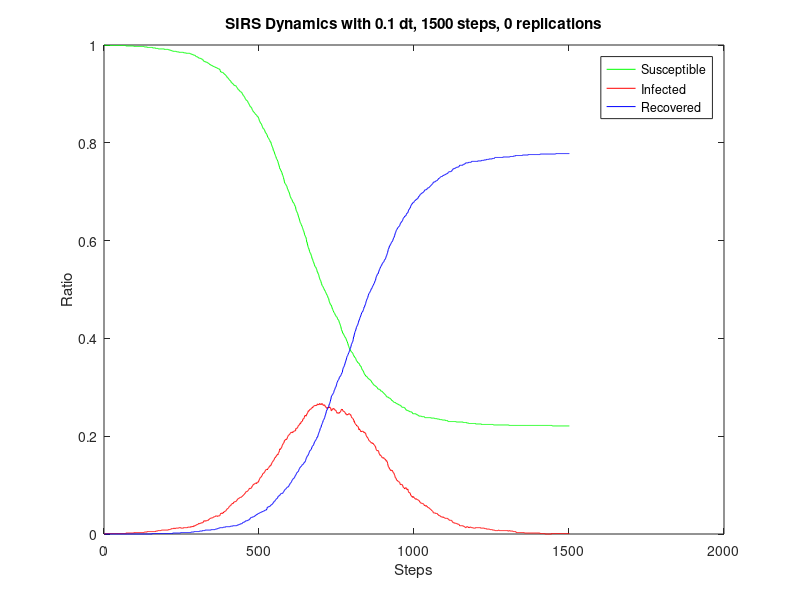

Write the MATLAB code that produced this figure.
steps = 1500;
dt = 0.1;
replications = 0;
dynamics = [
1.000,0.000,0.000;
1.000,0.000,0.000;
1.000,0.000,0.000;
1.000,0.000,0.000;
0.999,0.001,0.000;
0.999,0.001,0.000;
0.999,0.001,0.000;
0.999,0.001,0.000;
0.999,0.001,0.000;
0.999,0.001,0.000;
0.999,0.001,0.000;
0.999,0.001,0.000;
0.999,0.001,0.000;
0.999,0.001,0.000;
0.999,0.001,0.000;
0.999,0.001,0.000;
0.999,0.001,0.000;
0.999,0.001,0.000;
0.999,0.001,0.000;
0.999,0.001,0.000;
0.999,0.001,0.000;
0.999,0.001,0.000;
0.999,0.001,0.000;
0.999,0.001,0.000;
0.999,0.001,0.000;
0.999,0.001,0.000;
0.999,0.001,0.000;
0.999,0.001,0.000;
0.999,0.001,0.000;
0.999,0.001,0.000;
0.999,0.001,0.000;
0.999,0.001,0.000;
0.999,0.001,0.000;
0.999,0.001,0.000;
0.999,0.001,0.000;
0.999,0.001,0.000;
0.999,0.001,0.000;
0.999,0.001,0.000;
0.999,0.001,0.000;
0.999,0.001,0.000;
0.999,0.001,0.000;
0.999,0.001,0.000;
0.999,0.001,0.000;
0.999,0.001,0.000;
0.999,0.001,0.000;
0.999,0.001,0.000;
0.999,0.001,0.000;
0.999,0.001,0.000;
0.999,0.001,0.000;
0.999,0.001,0.000;
0.999,0.001,0.000;
0.999,0.001,0.000;
0.999,0.001,0.000;
0.999,0.001,0.000;
0.999,0.001,0.000;
0.999,0.001,0.000;
0.999,0.001,0.000;
0.999,0.001,0.000;
0.999,0.001,0.000;
0.999,0.001,0.000;
0.999,0.001,0.000;
0.999,0.001,0.000;
0.999,0.001,0.000;
0.999,0.001,0.000;
0.999,0.001,0.000;
0.999,0.001,0.000;
0.999,0.001,0.000;
0.999,0.001,0.000;
0.999,0.001,0.000;
0.999,0.001,0.000;
0.998,0.002,0.000;
0.998,0.002,0.000;
0.998,0.002,0.000;
0.998,0.002,0.000;
0.998,0.002,0.000;
0.998,0.002,0.000;
0.998,0.002,0.000;
0.998,0.002,0.000;
0.998,0.002,0.000;
0.998,0.002,0.000;
0.998,0.002,0.000;
0.998,0.002,0.000;
0.998,0.002,0.000;
0.998,0.002,0.000;
0.998,0.002,0.000;
0.998,0.002,0.000;
0.998,0.002,0.000;
0.998,0.002,0.000;
0.998,0.002,0.000;
0.998,0.002,0.000;
0.998,0.002,0.000;
0.998,0.002,0.000;
0.998,0.002,0.000;
0.998,0.002,0.000;
0.998,0.002,0.000;
0.998,0.002,0.000;
0.997,0.003,0.000;
0.997,0.003,0.000;
0.997,0.003,0.000;
0.997,0.003,0.000;
0.997,0.003,0.000;
0.997,0.003,0.000;
0.997,0.003,0.000;
0.997,0.003,0.000;
0.997,0.003,0.000;
0.997,0.003,0.000;
0.997,0.003,0.000;
0.997,0.003,0.000;
0.997,0.003,0.000;
0.997,0.003,0.000;
0.997,0.003,0.000;
0.997,0.003,0.000;
0.997,0.003,0.000;
0.997,0.003,0.000;
0.997,0.003,0.000;
0.997,0.003,0.000;
0.997,0.003,0.000;
0.997,0.003,0.000;
0.997,0.003,0.000;
0.997,0.003,0.000;
0.997,0.003,0.000;
0.997,0.003,0.000;
0.997,0.003,0.000;
0.997,0.003,0.000;
0.997,0.003,0.000;
0.997,0.003,0.000;
0.997,0.003,0.000;
0.997,0.003,0.000;
0.997,0.003,0.000;
0.996,0.004,0.000;
0.996,0.004,0.000;
0.996,0.004,0.000;
0.996,0.004,0.000;
0.996,0.004,0.000;
0.996,0.004,0.000;
0.996,0.004,0.000;
0.996,0.004,0.000;
0.996,0.004,0.000;
0.996,0.004,0.000;
0.995,0.005,0.000;
0.995,0.005,0.000;
0.995,0.005,0.000;
0.995,0.005,0.000;
0.995,0.005,0.000;
0.995,0.005,0.000;
0.995,0.005,0.000;
0.995,0.005,0.000;
0.995,0.005,0.000;
0.995,0.005,0.000;
0.995,0.005,0.000;
0.995,0.005,0.000;
0.995,0.005,0.000;
0.995,0.005,0.000;
0.995,0.005,0.000;
0.995,0.005,0.000;
0.995,0.005,0.001;
0.994,0.005,0.001;
0.994,0.005,0.001;
0.994,0.005,0.001;
0.994,0.005,0.001;
0.994,0.005,0.001;
0.994,0.005,0.001;
0.994,0.005,0.001;
0.994,0.005,0.001;
0.994,0.005,0.001;
0.994,0.005,0.001;
0.993,0.006,0.001;
0.993,0.006,0.001;
0.993,0.006,0.001;
0.993,0.006,0.001;
0.993,0.006,0.001;
0.993,0.006,0.001;
0.993,0.006,0.001;
0.993,0.007,0.001;
0.992,0.007,0.001;
0.992,0.007,0.001;
0.992,0.007,0.001;
0.992,0.007,0.001;
0.992,0.007,0.001;
0.992,0.007,0.001;
0.992,0.007,0.001;
0.992,0.007,0.001;
0.992,0.007,0.001;
0.992,0.007,0.001;
0.992,0.008,0.001;
0.992,0.008,0.001;
0.992,0.008,0.001;
0.992,0.008,0.001;
0.992,0.008,0.001;
0.992,0.008,0.001;
0.992,0.008,0.001;
0.992,0.008,0.001;
0.992,0.008,0.001;
0.992,0.008,0.001;
0.991,0.008,0.001;
0.991,0.008,0.001;
0.991,0.008,0.001;
0.991,0.008,0.001;
0.991,0.008,0.001;
0.991,0.008,0.001;
0.991,0.008,0.001;
0.991,0.008,0.001;
0.991,0.008,0.001;
0.991,0.008,0.001;
0.991,0.008,0.001;
0.991,0.008,0.001;
0.991,0.008,0.001;
0.990,0.009,0.001;
0.990,0.009,0.001;
0.990,0.009,0.001;
0.990,0.009,0.001;
0.990,0.009,0.001;
0.990,0.009,0.001;
0.989,0.010,0.001;
0.989,0.010,0.001;
0.989,0.010,0.001;
0.989,0.010,0.001;
0.988,0.011,0.001;
0.988,0.011,0.001;
0.988,0.011,0.001;
0.988,0.011,0.001;
0.988,0.011,0.002;
0.987,0.011,0.002;
0.987,0.011,0.002;
0.987,0.012,0.002;
0.987,0.012,0.002;
0.987,0.012,0.002;
0.987,0.011,0.002;
0.987,0.011,0.002;
0.987,0.011,0.002;
0.987,0.012,0.002;
0.987,0.012,0.002;
0.987,0.012,0.002;
0.986,0.012,0.002;
0.986,0.012,0.002;
0.986,0.012,0.002;
0.986,0.012,0.002;
0.986,0.012,0.002;
0.986,0.012,0.002;
0.986,0.012,0.002;
0.986,0.012,0.002;
0.985,0.013,0.002;
0.985,0.013,0.002;
0.985,0.013,0.002;
0.985,0.013,0.002;
0.985,0.013,0.002;
0.985,0.013,0.002;
0.985,0.012,0.003;
0.985,0.012,0.003;
0.985,0.012,0.003;
0.985,0.012,0.003;
0.985,0.012,0.003;
0.985,0.012,0.003;
0.985,0.012,0.003;
0.985,0.012,0.003;
0.985,0.012,0.003;
0.984,0.013,0.003;
0.984,0.013,0.003;
0.984,0.013,0.003;
0.984,0.013,0.003;
0.984,0.013,0.003;
0.984,0.013,0.003;
0.984,0.013,0.003;
0.984,0.013,0.003;
0.983,0.013,0.003;
0.983,0.013,0.003;
0.983,0.013,0.003;
0.983,0.013,0.003;
0.983,0.013,0.003;
0.983,0.014,0.003;
0.983,0.014,0.003;
0.983,0.014,0.003;
0.983,0.014,0.003;
0.983,0.014,0.003;
0.983,0.014,0.003;
0.983,0.014,0.003;
0.983,0.014,0.003;
0.982,0.014,0.003;
0.982,0.014,0.003;
0.982,0.015,0.003;
0.982,0.014,0.004;
0.981,0.015,0.004;
0.981,0.015,0.004;
0.981,0.015,0.004;
0.981,0.015,0.004;
0.980,0.016,0.004;
0.980,0.015,0.004;
0.980,0.015,0.004;
0.980,0.016,0.004;
0.979,0.017,0.004;
0.979,0.016,0.005;
0.979,0.016,0.005;
0.979,0.017,0.005;
0.979,0.017,0.005;
0.978,0.017,0.005;
0.977,0.018,0.005;
0.977,0.018,0.005;
0.976,0.019,0.005;
0.976,0.019,0.005;
0.976,0.019,0.005;
0.976,0.019,0.005;
0.975,0.020,0.005;
0.975,0.020,0.005;
0.975,0.020,0.005;
0.974,0.021,0.005;
0.973,0.022,0.005;
0.973,0.021,0.005;
0.973,0.021,0.006;
0.973,0.021,0.006;
0.973,0.022,0.006;
0.973,0.022,0.006;
0.972,0.022,0.006;
0.972,0.022,0.006;
0.972,0.023,0.006;
0.971,0.023,0.006;
0.971,0.023,0.006;
0.971,0.023,0.006;
0.971,0.023,0.007;
0.970,0.023,0.007;
0.968,0.025,0.007;
0.968,0.025,0.007;
0.967,0.027,0.007;
0.967,0.027,0.007;
0.966,0.027,0.007;
0.966,0.027,0.007;
0.966,0.026,0.008;
0.966,0.027,0.008;
0.965,0.027,0.008;
0.965,0.027,0.008;
0.965,0.027,0.008;
0.965,0.027,0.008;
0.965,0.027,0.008;
0.964,0.028,0.008;
0.964,0.028,0.008;
0.963,0.028,0.008;
0.963,0.028,0.008;
0.963,0.028,0.008;
0.962,0.030,0.008;
0.962,0.030,0.008;
0.961,0.030,0.008;
0.960,0.031,0.008;
0.960,0.032,0.008;
0.960,0.032,0.008;
0.960,0.032,0.008;
0.959,0.032,0.008;
0.958,0.033,0.009;
0.958,0.033,0.009;
0.958,0.033,0.009;
0.958,0.033,0.009;
0.957,0.033,0.009;
0.957,0.033,0.009;
0.957,0.034,0.009;
0.956,0.035,0.009;
0.956,0.035,0.009;
0.956,0.035,0.009;
0.955,0.035,0.009;
0.955,0.035,0.009;
0.955,0.036,0.009;
0.955,0.036,0.010;
0.954,0.037,0.010;
0.954,0.037,0.010;
0.954,0.037,0.010;
0.953,0.037,0.010;
0.953,0.037,0.010;
0.953,0.036,0.011;
0.953,0.036,0.011;
0.952,0.037,0.011;
0.952,0.037,0.011;
0.951,0.037,0.012;
0.951,0.037,0.012;
0.951,0.037,0.012;
0.951,0.037,0.012;
0.951,0.037,0.012;
0.949,0.038,0.013;
0.948,0.040,0.013;
0.945,0.042,0.013;
0.945,0.042,0.013;
0.945,0.042,0.013;
0.945,0.042,0.013;
0.944,0.043,0.013;
0.944,0.043,0.013;
0.944,0.042,0.013;
0.944,0.043,0.013;
0.943,0.043,0.013;
0.943,0.043,0.014;
0.942,0.045,0.014;
0.941,0.045,0.014;
0.941,0.045,0.014;
0.940,0.046,0.014;
0.940,0.046,0.014;
0.939,0.047,0.014;
0.939,0.047,0.014;
0.938,0.047,0.015;
0.937,0.048,0.015;
0.936,0.050,0.015;
0.936,0.050,0.015;
0.934,0.051,0.015;
0.933,0.052,0.015;
0.933,0.052,0.015;
0.933,0.052,0.015;
0.932,0.053,0.015;
0.931,0.054,0.015;
0.930,0.055,0.015;
0.929,0.056,0.015;
0.928,0.057,0.015;
0.928,0.057,0.015;
0.927,0.058,0.015;
0.927,0.058,0.016;
0.926,0.058,0.016;
0.924,0.060,0.016;
0.923,0.061,0.016;
0.923,0.061,0.016;
0.922,0.062,0.016;
0.922,0.062,0.016;
0.921,0.063,0.016;
0.921,0.062,0.017;
0.920,0.063,0.017;
0.919,0.065,0.017;
0.918,0.065,0.017;
0.918,0.065,0.017;
0.917,0.066,0.017;
0.917,0.066,0.017;
0.917,0.066,0.017;
0.917,0.066,0.017;
0.917,0.067,0.017;
0.916,0.067,0.017;
0.915,0.067,0.017;
0.914,0.068,0.017;
0.913,0.070,0.018;
0.912,0.070,0.018;
0.911,0.071,0.018;
0.910,0.072,0.018;
0.909,0.072,0.019;
0.908,0.073,0.019;
0.908,0.073,0.019;
0.908,0.073,0.019;
0.907,0.074,0.020;
0.906,0.074,0.020;
0.905,0.075,0.020;
0.904,0.075,0.020;
0.904,0.075,0.021;
0.904,0.075,0.021;
0.904,0.075,0.021;
0.903,0.076,0.021;
0.902,0.077,0.021;
0.901,0.077,0.022;
0.899,0.078,0.023;
0.899,0.078,0.023;
0.897,0.079,0.024;
0.896,0.080,0.024;
0.896,0.080,0.024;
0.895,0.081,0.024;
0.894,0.082,0.025;
0.893,0.082,0.025;
0.891,0.084,0.025;
0.890,0.084,0.026;
0.889,0.085,0.027;
0.888,0.086,0.027;
0.887,0.087,0.027;
0.887,0.087,0.027;
0.886,0.087,0.027;
0.886,0.087,0.027;
0.885,0.088,0.028;
0.884,0.088,0.028;
0.882,0.089,0.028;
0.881,0.090,0.029;
0.880,0.091,0.029;
0.879,0.092,0.029;
0.878,0.093,0.029;
0.876,0.094,0.030;
0.875,0.093,0.032;
0.874,0.093,0.032;
0.874,0.093,0.033;
0.873,0.094,0.033;
0.872,0.094,0.034;
0.872,0.095,0.034;
0.870,0.096,0.034;
0.868,0.098,0.034;
0.867,0.098,0.035;
0.866,0.099,0.035;
0.864,0.101,0.035;
0.864,0.101,0.035;
0.863,0.102,0.035;
0.862,0.102,0.036;
0.862,0.102,0.036;
0.861,0.102,0.037;
0.860,0.103,0.037;
0.859,0.104,0.037;
0.858,0.104,0.038;
0.858,0.104,0.038;
0.857,0.104,0.039;
0.857,0.103,0.040;
0.856,0.104,0.040;
0.854,0.106,0.040;
0.854,0.106,0.040;
0.854,0.106,0.041;
0.852,0.106,0.042;
0.852,0.106,0.042;
0.850,0.108,0.042;
0.848,0.110,0.042;
0.846,0.111,0.043;
0.844,0.113,0.043;
0.843,0.114,0.043;
0.842,0.115,0.044;
0.840,0.116,0.044;
0.840,0.116,0.044;
0.839,0.117,0.045;
0.838,0.117,0.045;
0.836,0.119,0.045;
0.835,0.120,0.045;
0.833,0.121,0.046;
0.831,0.123,0.046;
0.830,0.124,0.046;
0.829,0.124,0.047;
0.829,0.124,0.047;
0.828,0.125,0.047;
0.827,0.126,0.047;
0.826,0.126,0.048;
0.824,0.128,0.048;
0.822,0.129,0.049;
0.821,0.130,0.049;
0.820,0.131,0.049;
0.819,0.132,0.049;
0.819,0.132,0.049;
0.817,0.132,0.051;
0.816,0.132,0.052;
0.814,0.131,0.055;
0.812,0.133,0.055;
0.811,0.134,0.055;
0.810,0.135,0.055;
0.809,0.135,0.056;
0.808,0.136,0.056;
0.807,0.138,0.056;
0.806,0.138,0.056;
0.805,0.139,0.057;
0.802,0.140,0.057;
0.802,0.139,0.058;
0.802,0.140,0.059;
0.799,0.141,0.059;
0.797,0.144,0.060;
0.795,0.144,0.060;
0.793,0.146,0.061;
0.792,0.147,0.061;
0.790,0.148,0.062;
0.789,0.148,0.063;
0.785,0.150,0.064;
0.784,0.151,0.064;
0.783,0.151,0.066;
0.782,0.152,0.067;
0.779,0.155,0.067;
0.777,0.156,0.067;
0.776,0.156,0.068;
0.774,0.156,0.069;
0.772,0.158,0.070;
0.771,0.158,0.071;
0.768,0.160,0.072;
0.767,0.161,0.072;
0.766,0.161,0.073;
0.765,0.162,0.073;
0.763,0.163,0.074;
0.762,0.162,0.076;
0.759,0.165,0.077;
0.757,0.166,0.077;
0.755,0.167,0.078;
0.753,0.168,0.078;
0.750,0.171,0.079;
0.747,0.174,0.079;
0.747,0.174,0.080;
0.746,0.173,0.081;
0.744,0.174,0.082;
0.742,0.176,0.082;
0.742,0.176,0.083;
0.740,0.177,0.083;
0.739,0.179,0.083;
0.736,0.181,0.083;
0.734,0.183,0.083;
0.733,0.183,0.084;
0.731,0.185,0.085;
0.729,0.186,0.086;
0.726,0.186,0.087;
0.724,0.188,0.088;
0.720,0.191,0.089;
0.718,0.192,0.090;
0.717,0.192,0.091;
0.716,0.192,0.092;
0.715,0.193,0.092;
0.714,0.194,0.092;
0.713,0.193,0.093;
0.712,0.194,0.094;
0.711,0.194,0.095;
0.708,0.196,0.096;
0.706,0.198,0.096;
0.705,0.199,0.096;
0.703,0.201,0.096;
0.701,0.202,0.097;
0.700,0.202,0.098;
0.699,0.203,0.099;
0.697,0.203,0.101;
0.695,0.204,0.101;
0.692,0.205,0.103;
0.690,0.206,0.104;
0.689,0.207,0.104;
0.687,0.208,0.105;
0.686,0.208,0.106;
0.685,0.208,0.107;
0.684,0.207,0.109;
0.683,0.207,0.110;
0.680,0.209,0.111;
0.679,0.208,0.112;
0.679,0.208,0.113;
0.677,0.209,0.113;
0.677,0.210,0.114;
0.676,0.210,0.114;
0.674,0.211,0.115;
0.673,0.211,0.116;
0.671,0.211,0.118;
0.670,0.211,0.119;
0.669,0.211,0.120;
0.664,0.216,0.121;
0.662,0.216,0.122;
0.660,0.216,0.124;
0.659,0.216,0.125;
0.658,0.216,0.126;
0.656,0.218,0.126;
0.655,0.218,0.127;
0.652,0.220,0.128;
0.650,0.222,0.128;
0.648,0.222,0.130;
0.646,0.223,0.132;
0.644,0.223,0.133;
0.642,0.224,0.134;
0.639,0.225,0.136;
0.637,0.227,0.136;
0.636,0.226,0.137;
0.635,0.227,0.138;
0.633,0.229,0.138;
0.632,0.230,0.139;
0.630,0.230,0.140;
0.629,0.230,0.141;
0.627,0.231,0.142;
0.625,0.233,0.142;
0.623,0.235,0.143;
0.621,0.236,0.143;
0.620,0.236,0.144;
0.618,0.236,0.146;
0.616,0.238,0.146;
0.612,0.241,0.146;
0.611,0.242,0.148;
0.610,0.242,0.148;
0.608,0.243,0.150;
0.607,0.241,0.152;
0.605,0.241,0.154;
0.602,0.243,0.156;
0.597,0.245,0.157;
0.597,0.245,0.158;
0.593,0.247,0.160;
0.591,0.248,0.160;
0.588,0.250,0.161;
0.586,0.252,0.162;
0.585,0.251,0.164;
0.583,0.252,0.165;
0.581,0.252,0.167;
0.578,0.253,0.169;
0.576,0.255,0.170;
0.575,0.255,0.171;
0.574,0.255,0.171;
0.573,0.255,0.172;
0.571,0.256,0.173;
0.569,0.257,0.174;
0.567,0.257,0.176;
0.564,0.258,0.178;
0.562,0.259,0.179;
0.562,0.258,0.180;
0.559,0.260,0.181;
0.557,0.261,0.181;
0.556,0.261,0.183;
0.554,0.262,0.184;
0.552,0.262,0.186;
0.551,0.262,0.188;
0.548,0.263,0.189;
0.547,0.263,0.190;
0.546,0.263,0.191;
0.546,0.262,0.192;
0.544,0.263,0.193;
0.543,0.263,0.194;
0.541,0.263,0.195;
0.539,0.263,0.198;
0.536,0.266,0.198;
0.536,0.266,0.198;
0.534,0.265,0.201;
0.532,0.265,0.203;
0.531,0.265,0.205;
0.529,0.264,0.207;
0.526,0.266,0.208;
0.524,0.266,0.210;
0.522,0.267,0.211;
0.520,0.265,0.215;
0.519,0.265,0.216;
0.518,0.265,0.217;
0.516,0.266,0.218;
0.513,0.265,0.221;
0.512,0.265,0.223;
0.509,0.267,0.224;
0.508,0.266,0.226;
0.507,0.265,0.228;
0.506,0.265,0.229;
0.505,0.263,0.232;
0.504,0.263,0.233;
0.502,0.264,0.234;
0.501,0.264,0.235;
0.499,0.264,0.237;
0.498,0.264,0.238;
0.498,0.261,0.241;
0.496,0.261,0.243;
0.494,0.260,0.245;
0.493,0.260,0.247;
0.492,0.258,0.250;
0.491,0.257,0.253;
0.489,0.258,0.253;
0.488,0.258,0.254;
0.487,0.258,0.256;
0.485,0.258,0.258;
0.483,0.259,0.258;
0.482,0.258,0.260;
0.481,0.258,0.261;
0.477,0.260,0.264;
0.475,0.258,0.266;
0.473,0.260,0.267;
0.472,0.259,0.269;
0.470,0.258,0.271;
0.469,0.258,0.274;
0.468,0.256,0.276;
0.468,0.252,0.280;
0.466,0.252,0.282;
0.464,0.253,0.283;
0.462,0.255,0.284;
0.460,0.256,0.285;
0.459,0.255,0.286;
0.457,0.256,0.287;
0.456,0.256,0.288;
0.454,0.257,0.289;
0.453,0.255,0.292;
0.452,0.255,0.294;
0.451,0.255,0.295;
0.450,0.253,0.297;
0.448,0.253,0.299;
0.447,0.253,0.300;
0.446,0.253,0.301;
0.445,0.251,0.303;
0.444,0.250,0.305;
0.444,0.248,0.308;
0.443,0.247,0.310;
0.441,0.248,0.311;
0.439,0.248,0.313;
0.439,0.247,0.314;
0.438,0.247,0.315;
0.437,0.247,0.316;
0.435,0.248,0.317;
0.433,0.247,0.320;
0.431,0.249,0.321;
0.430,0.249,0.321;
0.428,0.249,0.323;
0.426,0.250,0.323;
0.424,0.252,0.324;
0.421,0.253,0.326;
0.418,0.255,0.327;
0.416,0.255,0.329;
0.416,0.254,0.330;
0.413,0.255,0.331;
0.411,0.253,0.336;
0.411,0.251,0.338;
0.409,0.251,0.340;
0.408,0.251,0.341;
0.407,0.251,0.342;
0.406,0.250,0.344;
0.404,0.250,0.345;
0.403,0.249,0.348;
0.402,0.248,0.350;
0.402,0.246,0.352;
0.400,0.245,0.354;
0.399,0.246,0.356;
0.397,0.245,0.358;
0.395,0.244,0.361;
0.394,0.243,0.363;
0.393,0.244,0.364;
0.390,0.245,0.365;
0.389,0.244,0.367;
0.386,0.245,0.368;
0.384,0.246,0.370;
0.383,0.246,0.371;
0.381,0.246,0.373;
0.379,0.246,0.375;
0.378,0.245,0.377;
0.377,0.244,0.379;
0.376,0.243,0.380;
0.374,0.244,0.382;
0.374,0.242,0.384;
0.373,0.240,0.388;
0.372,0.238,0.389;
0.371,0.238,0.390;
0.371,0.237,0.392;
0.370,0.237,0.393;
0.369,0.236,0.395;
0.367,0.235,0.398;
0.365,0.233,0.403;
0.364,0.233,0.403;
0.364,0.229,0.407;
0.362,0.230,0.409;
0.361,0.227,0.412;
0.361,0.226,0.414;
0.360,0.225,0.415;
0.359,0.224,0.417;
0.357,0.224,0.419;
0.355,0.223,0.422;
0.354,0.221,0.424;
0.353,0.221,0.425;
0.353,0.221,0.426;
0.352,0.221,0.427;
0.350,0.220,0.429;
0.350,0.219,0.431;
0.350,0.217,0.433;
0.349,0.215,0.436;
0.349,0.213,0.438;
0.347,0.215,0.438;
0.346,0.213,0.441;
0.344,0.213,0.443;
0.344,0.212,0.444;
0.343,0.211,0.446;
0.343,0.209,0.448;
0.341,0.210,0.449;
0.339,0.209,0.452;
0.337,0.210,0.453;
0.336,0.210,0.454;
0.336,0.210,0.454;
0.334,0.210,0.456;
0.333,0.210,0.457;
0.333,0.209,0.459;
0.330,0.209,0.461;
0.329,0.207,0.464;
0.328,0.208,0.464;
0.326,0.208,0.466;
0.326,0.206,0.468;
0.325,0.206,0.469;
0.323,0.206,0.471;
0.323,0.203,0.474;
0.323,0.201,0.476;
0.322,0.200,0.478;
0.322,0.198,0.480;
0.321,0.198,0.481;
0.320,0.198,0.482;
0.319,0.196,0.484;
0.318,0.195,0.487;
0.318,0.194,0.488;
0.318,0.192,0.491;
0.316,0.191,0.492;
0.316,0.190,0.493;
0.316,0.190,0.494;
0.315,0.190,0.495;
0.315,0.189,0.496;
0.314,0.188,0.498;
0.314,0.187,0.499;
0.313,0.186,0.501;
0.311,0.186,0.502;
0.311,0.187,0.502;
0.309,0.186,0.504;
0.309,0.185,0.506;
0.308,0.186,0.507;
0.307,0.185,0.508;
0.306,0.185,0.509;
0.305,0.183,0.511;
0.305,0.183,0.512;
0.304,0.182,0.513;
0.304,0.181,0.515;
0.303,0.180,0.517;
0.303,0.179,0.518;
0.302,0.179,0.519;
0.302,0.175,0.523;
0.302,0.173,0.525;
0.301,0.172,0.527;
0.300,0.171,0.528;
0.300,0.170,0.530;
0.299,0.170,0.531;
0.297,0.171,0.532;
0.297,0.170,0.532;
0.296,0.170,0.534;
0.296,0.169,0.536;
0.296,0.166,0.538;
0.296,0.164,0.540;
0.296,0.163,0.541;
0.295,0.161,0.543;
0.295,0.162,0.544;
0.293,0.161,0.546;
0.293,0.160,0.547;
0.292,0.160,0.548;
0.292,0.159,0.549;
0.292,0.158,0.550;
0.292,0.156,0.552;
0.291,0.156,0.553;
0.290,0.156,0.554;
0.290,0.156,0.555;
0.289,0.155,0.556;
0.288,0.156,0.556;
0.288,0.156,0.557;
0.287,0.154,0.559;
0.286,0.153,0.561;
0.286,0.153,0.561;
0.285,0.153,0.562;
0.284,0.153,0.563;
0.284,0.151,0.565;
0.283,0.149,0.567;
0.281,0.149,0.569;
0.281,0.150,0.570;
0.280,0.148,0.572;
0.280,0.147,0.574;
0.280,0.144,0.576;
0.280,0.141,0.579;
0.280,0.138,0.582;
0.279,0.137,0.584;
0.278,0.137,0.584;
0.278,0.135,0.587;
0.278,0.133,0.589;
0.278,0.133,0.589;
0.277,0.132,0.591;
0.277,0.130,0.592;
0.276,0.131,0.593;
0.275,0.131,0.594;
0.275,0.130,0.596;
0.273,0.130,0.597;
0.273,0.129,0.598;
0.273,0.130,0.598;
0.272,0.128,0.600;
0.272,0.127,0.601;
0.271,0.126,0.603;
0.270,0.125,0.605;
0.270,0.125,0.606;
0.269,0.123,0.607;
0.269,0.121,0.610;
0.269,0.120,0.611;
0.269,0.117,0.614;
0.269,0.115,0.616;
0.268,0.115,0.617;
0.267,0.114,0.619;
0.267,0.112,0.621;
0.267,0.110,0.622;
0.266,0.110,0.623;
0.266,0.110,0.624;
0.266,0.108,0.626;
0.266,0.108,0.626;
0.265,0.108,0.627;
0.265,0.108,0.628;
0.264,0.107,0.629;
0.264,0.106,0.629;
0.264,0.106,0.630;
0.264,0.105,0.631;
0.263,0.103,0.633;
0.263,0.101,0.635;
0.263,0.101,0.636;
0.262,0.102,0.636;
0.261,0.101,0.638;
0.260,0.101,0.639;
0.260,0.101,0.639;
0.259,0.101,0.640;
0.259,0.100,0.641;
0.259,0.098,0.643;
0.259,0.096,0.645;
0.259,0.095,0.646;
0.259,0.095,0.647;
0.259,0.094,0.647;
0.258,0.094,0.648;
0.258,0.092,0.650;
0.258,0.093,0.650;
0.256,0.094,0.650;
0.255,0.094,0.651;
0.255,0.095,0.651;
0.253,0.093,0.653;
0.253,0.093,0.654;
0.253,0.091,0.656;
0.253,0.092,0.656;
0.253,0.091,0.657;
0.252,0.092,0.657;
0.252,0.089,0.659;
0.252,0.087,0.661;
0.252,0.085,0.663;
0.251,0.085,0.664;
0.251,0.085,0.664;
0.250,0.085,0.666;
0.250,0.083,0.667;
0.250,0.083,0.667;
0.250,0.080,0.670;
0.250,0.080,0.671;
0.250,0.078,0.672;
0.249,0.077,0.674;
0.249,0.077,0.674;
0.249,0.076,0.675;
0.248,0.075,0.677;
0.246,0.077,0.677;
0.246,0.076,0.677;
0.246,0.075,0.678;
0.246,0.076,0.678;
0.246,0.075,0.679;
0.246,0.074,0.680;
0.246,0.073,0.681;
0.246,0.072,0.682;
0.246,0.072,0.682;
0.246,0.072,0.682;
0.246,0.071,0.684;
0.245,0.072,0.684;
0.244,0.072,0.684;
0.244,0.071,0.685;
0.244,0.071,0.685;
0.244,0.070,0.686;
0.243,0.070,0.686;
0.243,0.070,0.687;
0.243,0.069,0.689;
0.242,0.069,0.689;
0.241,0.068,0.691;
0.241,0.068,0.691;
0.241,0.066,0.692;
0.241,0.066,0.693;
0.241,0.065,0.694;
0.241,0.064,0.695;
0.241,0.063,0.695;
0.241,0.063,0.696;
0.241,0.063,0.696;
0.240,0.063,0.697;
0.240,0.063,0.697;
0.240,0.062,0.698;
0.240,0.062,0.698;
0.240,0.062,0.698;
0.240,0.062,0.699;
0.240,0.061,0.700;
0.240,0.060,0.700;
0.240,0.059,0.701;
0.239,0.058,0.703;
0.238,0.059,0.703;
0.238,0.058,0.704;
0.238,0.057,0.704;
0.238,0.057,0.704;
0.238,0.057,0.704;
0.238,0.058,0.704;
0.238,0.057,0.705;
0.238,0.057,0.705;
0.238,0.055,0.707;
0.238,0.055,0.707;
0.238,0.054,0.708;
0.238,0.054,0.708;
0.238,0.054,0.708;
0.238,0.054,0.708;
0.238,0.053,0.709;
0.238,0.052,0.710;
0.238,0.052,0.710;
0.238,0.051,0.711;
0.238,0.051,0.712;
0.238,0.050,0.712;
0.237,0.050,0.713;
0.237,0.049,0.714;
0.237,0.048,0.714;
0.237,0.048,0.715;
0.237,0.047,0.716;
0.237,0.047,0.716;
0.237,0.046,0.717;
0.237,0.044,0.719;
0.237,0.043,0.719;
0.237,0.043,0.720;
0.237,0.043,0.720;
0.237,0.043,0.720;
0.236,0.043,0.720;
0.236,0.043,0.720;
0.236,0.043,0.721;
0.236,0.042,0.722;
0.236,0.042,0.722;
0.236,0.042,0.722;
0.236,0.042,0.722;
0.236,0.042,0.723;
0.235,0.042,0.723;
0.235,0.040,0.724;
0.235,0.040,0.725;
0.235,0.040,0.725;
0.235,0.038,0.727;
0.235,0.038,0.727;
0.235,0.038,0.727;
0.235,0.038,0.728;
0.234,0.038,0.728;
0.234,0.037,0.729;
0.234,0.036,0.730;
0.234,0.036,0.730;
0.234,0.035,0.731;
0.234,0.035,0.731;
0.234,0.035,0.731;
0.234,0.035,0.731;
0.233,0.035,0.731;
0.233,0.035,0.732;
0.233,0.034,0.733;
0.233,0.034,0.733;
0.233,0.035,0.733;
0.233,0.034,0.734;
0.233,0.034,0.734;
0.233,0.033,0.734;
0.233,0.033,0.734;
0.233,0.032,0.735;
0.233,0.032,0.735;
0.232,0.032,0.736;
0.232,0.032,0.736;
0.232,0.032,0.736;
0.232,0.032,0.736;
0.232,0.032,0.737;
0.232,0.032,0.737;
0.232,0.032,0.737;
0.231,0.031,0.738;
0.230,0.031,0.739;
0.230,0.030,0.740;
0.230,0.030,0.740;
0.230,0.029,0.741;
0.230,0.028,0.741;
0.230,0.028,0.741;
0.230,0.028,0.741;
0.230,0.028,0.741;
0.230,0.028,0.741;
0.230,0.028,0.741;
0.230,0.028,0.742;
0.230,0.028,0.742;
0.230,0.027,0.742;
0.230,0.026,0.744;
0.230,0.025,0.745;
0.230,0.025,0.745;
0.230,0.023,0.747;
0.230,0.023,0.747;
0.230,0.023,0.747;
0.230,0.023,0.747;
0.230,0.023,0.747;
0.230,0.022,0.748;
0.230,0.022,0.748;
0.230,0.022,0.748;
0.230,0.022,0.748;
0.230,0.022,0.749;
0.229,0.022,0.749;
0.229,0.021,0.750;
0.229,0.021,0.750;
0.229,0.021,0.750;
0.229,0.021,0.750;
0.229,0.020,0.750;
0.229,0.020,0.750;
0.229,0.020,0.751;
0.229,0.020,0.751;
0.229,0.020,0.751;
0.229,0.019,0.752;
0.229,0.017,0.754;
0.229,0.017,0.754;
0.229,0.017,0.754;
0.229,0.017,0.754;
0.229,0.017,0.754;
0.229,0.017,0.754;
0.229,0.017,0.754;
0.229,0.017,0.754;
0.229,0.017,0.754;
0.229,0.017,0.754;
0.229,0.017,0.754;
0.229,0.016,0.755;
0.228,0.016,0.756;
0.228,0.016,0.756;
0.228,0.016,0.756;
0.228,0.015,0.756;
0.228,0.015,0.757;
0.228,0.015,0.757;
0.228,0.014,0.757;
0.228,0.013,0.758;
0.228,0.013,0.759;
0.228,0.013,0.759;
0.228,0.014,0.759;
0.227,0.015,0.759;
0.227,0.015,0.759;
0.227,0.015,0.759;
0.227,0.015,0.759;
0.227,0.014,0.759;
0.227,0.014,0.759;
0.227,0.013,0.760;
0.226,0.014,0.760;
0.226,0.013,0.760;
0.226,0.013,0.760;
0.226,0.014,0.760;
0.226,0.014,0.760;
0.226,0.014,0.760;
0.226,0.014,0.760;
0.226,0.014,0.760;
0.226,0.013,0.761;
0.226,0.013,0.762;
0.226,0.013,0.762;
0.226,0.013,0.762;
0.226,0.013,0.762;
0.226,0.013,0.762;
0.226,0.012,0.762;
0.226,0.012,0.762;
0.226,0.012,0.762;
0.226,0.012,0.762;
0.226,0.012,0.762;
0.226,0.012,0.762;
0.226,0.012,0.762;
0.226,0.012,0.762;
0.225,0.013,0.762;
0.225,0.013,0.762;
0.225,0.013,0.762;
0.225,0.013,0.762;
0.225,0.013,0.762;
0.225,0.013,0.762;
0.225,0.013,0.762;
0.225,0.013,0.763;
0.225,0.013,0.763;
0.225,0.013,0.763;
0.225,0.013,0.763;
0.225,0.013,0.763;
0.225,0.013,0.763;
0.225,0.013,0.763;
0.225,0.013,0.763;
0.225,0.013,0.763;
0.225,0.012,0.763;
0.225,0.012,0.763;
0.225,0.012,0.763;
0.224,0.012,0.764;
0.224,0.012,0.764;
0.224,0.012,0.764;
0.224,0.012,0.764;
0.224,0.012,0.764;
0.224,0.012,0.764;
0.224,0.012,0.764;
0.224,0.012,0.764;
0.224,0.012,0.765;
0.224,0.012,0.765;
0.224,0.011,0.765;
0.224,0.011,0.765;
0.224,0.011,0.765;
0.224,0.011,0.765;
0.224,0.011,0.765;
0.224,0.011,0.765;
0.224,0.010,0.766;
0.224,0.010,0.766;
0.224,0.010,0.766;
0.224,0.010,0.766;
0.224,0.010,0.766;
0.224,0.010,0.766;
0.224,0.010,0.766;
0.224,0.010,0.766;
0.224,0.010,0.767;
0.224,0.010,0.767;
0.224,0.010,0.767;
0.224,0.009,0.767;
0.224,0.009,0.767;
0.224,0.009,0.767;
0.224,0.009,0.767;
0.224,0.009,0.767;
0.224,0.009,0.767;
0.224,0.009,0.767;
0.224,0.009,0.767;
0.224,0.008,0.768;
0.224,0.008,0.768;
0.224,0.008,0.768;
0.223,0.008,0.768;
0.223,0.008,0.768;
0.223,0.008,0.768;
0.223,0.008,0.768;
0.223,0.008,0.769;
0.223,0.007,0.770;
0.223,0.007,0.770;
0.223,0.007,0.770;
0.223,0.007,0.770;
0.223,0.007,0.770;
0.223,0.007,0.770;
0.223,0.007,0.770;
0.223,0.007,0.770;
0.223,0.007,0.770;
0.223,0.007,0.770;
0.223,0.007,0.770;
0.223,0.008,0.770;
0.223,0.008,0.770;
0.223,0.008,0.770;
0.223,0.007,0.770;
0.223,0.007,0.770;
0.223,0.007,0.770;
0.223,0.007,0.770;
0.223,0.007,0.770;
0.223,0.007,0.770;
0.223,0.007,0.770;
0.223,0.007,0.770;
0.223,0.007,0.770;
0.223,0.007,0.770;
0.223,0.007,0.770;
0.223,0.007,0.770;
0.223,0.007,0.771;
0.223,0.007,0.771;
0.223,0.007,0.771;
0.223,0.007,0.771;
0.223,0.007,0.771;
0.223,0.007,0.771;
0.223,0.007,0.771;
0.223,0.007,0.771;
0.223,0.007,0.771;
0.223,0.007,0.771;
0.223,0.007,0.771;
0.223,0.007,0.771;
0.223,0.007,0.771;
0.223,0.007,0.771;
0.223,0.007,0.771;
0.223,0.007,0.771;
0.223,0.006,0.771;
0.223,0.006,0.771;
0.223,0.006,0.771;
0.223,0.006,0.771;
0.222,0.007,0.771;
0.222,0.007,0.771;
0.222,0.007,0.771;
0.222,0.006,0.772;
0.222,0.006,0.772;
0.222,0.006,0.772;
0.222,0.006,0.772;
0.222,0.006,0.772;
0.222,0.006,0.772;
0.222,0.006,0.772;
0.222,0.006,0.772;
0.222,0.006,0.772;
0.222,0.006,0.772;
0.222,0.005,0.772;
0.222,0.005,0.773;
0.222,0.005,0.773;
0.222,0.005,0.773;
0.222,0.005,0.773;
0.222,0.005,0.773;
0.222,0.005,0.773;
0.222,0.005,0.773;
0.222,0.004,0.774;
0.222,0.004,0.774;
0.222,0.004,0.774;
0.222,0.003,0.774;
0.222,0.003,0.774;
0.222,0.003,0.774;
0.222,0.003,0.774;
0.222,0.003,0.774;
0.222,0.003,0.774;
0.222,0.003,0.774;
0.222,0.003,0.774;
0.222,0.003,0.774;
0.222,0.003,0.774;
0.222,0.003,0.774;
0.222,0.003,0.774;
0.222,0.003,0.774;
0.222,0.003,0.774;
0.222,0.003,0.774;
0.222,0.003,0.774;
0.222,0.003,0.774;
0.222,0.003,0.774;
0.222,0.003,0.774;
0.222,0.003,0.775;
0.222,0.003,0.775;
0.222,0.003,0.775;
0.222,0.003,0.775;
0.222,0.003,0.775;
0.222,0.003,0.775;
0.222,0.002,0.775;
0.222,0.002,0.775;
0.222,0.002,0.775;
0.222,0.002,0.775;
0.222,0.002,0.775;
0.222,0.002,0.775;
0.222,0.002,0.775;
0.222,0.002,0.775;
0.222,0.002,0.775;
0.222,0.002,0.775;
0.222,0.002,0.775;
0.222,0.002,0.775;
0.222,0.002,0.775;
0.222,0.002,0.776;
0.222,0.002,0.776;
0.222,0.002,0.776;
0.222,0.002,0.776;
0.222,0.002,0.776;
0.222,0.002,0.776;
0.222,0.002,0.776;
0.222,0.002,0.776;
0.222,0.002,0.776;
0.222,0.002,0.776;
0.222,0.002,0.776;
0.222,0.002,0.776;
0.222,0.002,0.776;
0.222,0.002,0.776;
0.222,0.002,0.776;
0.222,0.002,0.776;
0.222,0.002,0.776;
0.222,0.002,0.776;
0.222,0.002,0.776;
0.222,0.002,0.776;
0.222,0.002,0.776;
0.222,0.002,0.776;
0.222,0.002,0.776;
0.222,0.002,0.776;
0.222,0.002,0.776;
0.222,0.002,0.776;
0.222,0.002,0.776;
0.222,0.002,0.776;
0.222,0.002,0.776;
0.222,0.002,0.776;
0.222,0.002,0.776;
0.222,0.002,0.776;
0.222,0.002,0.776;
0.222,0.002,0.776;
0.222,0.002,0.776;
0.222,0.002,0.776;
0.222,0.002,0.776;
0.222,0.002,0.776;
0.222,0.001,0.777;
0.222,0.001,0.777;
0.222,0.001,0.777;
0.222,0.001,0.777;
0.222,0.001,0.777;
0.222,0.001,0.777;
0.222,0.001,0.777;
0.222,0.001,0.777;
0.222,0.001,0.777;
0.222,0.001,0.777;
0.222,0.001,0.777;
0.222,0.001,0.777;
0.222,0.001,0.777;
0.222,0.001,0.777;
0.222,0.001,0.777;
0.222,0.001,0.777;
0.222,0.000,0.777;
0.222,0.000,0.777;
0.222,0.000,0.777;
0.222,0.000,0.777;
0.222,0.000,0.777;
0.222,0.000,0.777;
0.222,0.000,0.777;
0.222,0.000,0.777;
0.222,0.000,0.777;
0.222,0.000,0.777;
0.222,0.000,0.777;
0.222,0.000,0.777;
0.222,0.000,0.777;
0.222,0.000,0.777;
0.222,0.000,0.777;
0.222,0.000,0.777;
0.222,0.000,0.777;
0.222,0.000,0.777;
0.222,0.000,0.777;
0.222,0.000,0.777;
0.222,0.000,0.777;
0.222,0.001,0.777;
0.222,0.001,0.777;
0.221,0.001,0.777;
0.221,0.001,0.777;
0.221,0.001,0.777;
0.221,0.001,0.777;
0.221,0.001,0.777;
0.221,0.001,0.777;
0.221,0.001,0.777;
0.221,0.001,0.777;
0.221,0.001,0.777;
0.221,0.001,0.777;
0.221,0.001,0.777;
0.221,0.001,0.777;
0.221,0.001,0.778;
0.221,0.001,0.778;
0.221,0.001,0.778;
0.221,0.001,0.778;
0.221,0.001,0.778;
0.221,0.001,0.778;
0.221,0.001,0.778;
0.221,0.001,0.778;
0.221,0.001,0.778;
0.221,0.001,0.778;
0.221,0.001,0.778;
0.221,0.001,0.778;
0.221,0.001,0.778;
0.221,0.001,0.778;
0.221,0.001,0.778;
0.221,0.001,0.778;
0.221,0.001,0.778;
0.221,0.001,0.778;
0.221,0.001,0.778;
0.221,0.001,0.778;
0.221,0.001,0.778;
0.221,0.001,0.778;
0.221,0.001,0.778;
0.221,0.001,0.778;
0.221,0.001,0.778;
0.221,0.001,0.778;
0.221,0.001,0.778;
0.221,0.001,0.778;
0.221,0.001,0.778;
0.221,0.001,0.778;
0.221,0.001,0.778;
0.221,0.001,0.778;
0.221,0.001,0.778;
0.221,0.001,0.778;
0.221,0.001,0.778;
0.221,0.001,0.778;
0.221,0.001,0.778;
0.221,0.001,0.778;
0.221,0.001,0.778;
0.221,0.001,0.778;
0.221,0.001,0.778;
0.221,0.001,0.778;
0.221,0.001,0.778;
0.221,0.001,0.778;
];
susceptibleRatio = dynamics (:, 1);
infectedRatio = dynamics (:, 2);
recoveredRatio = dynamics (:, 3);
figure
plot (susceptibleRatio.', 'color', 'green');
hold on
plot (infectedRatio.', 'color', 'red');
hold on
plot (recoveredRatio.', 'color', 'blue');
xlabel ('Steps');
ylabel ('Ratio');
legend('Susceptible','Infected', 'Recovered');
title ('SIRS Dynamics with 0.1 dt, 1500 steps, 0 replications');
